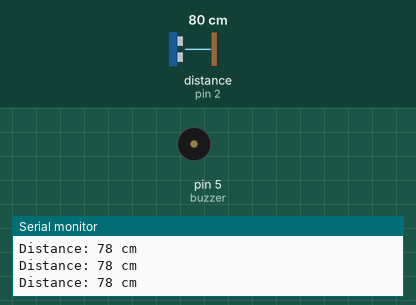
Recording of a sketch running on a simulated Arduino Uno, built with avr-gcc and run on an emulated ATmega328P. Shown: buzzer (waves = sounding, pin HIGH), the last lines printed to the serial monitor. Wiring (inferred from the names in the program): ultrasonic range finder: trigger pin 3; echo pin 2. The inputs (shaded band) are chosen by the test bench; at power-on: distance to the obstacle (sensor on pin 2) 80 cm. The echo pulse lasts 58.3 µs per cm; pins used as bus, display or sensor lines are not drawn.

Above: at 1.2 s.
1.3 s: distance to the obstacle (sensor on pin 2) set to 68 cm
At 2.5 s:
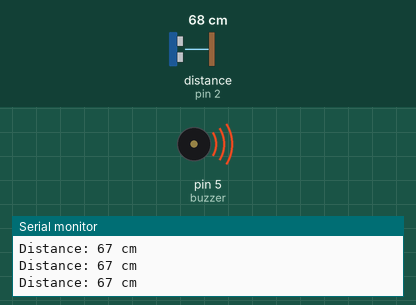
2.8 s: distance to the obstacle (sensor on pin 2) set to 73 cm
At 4.3 s:
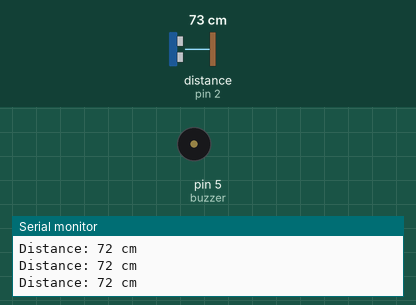
5.8 s: distance to the obstacle (sensor on pin 2) set to 18 cm
At 6.8 s:
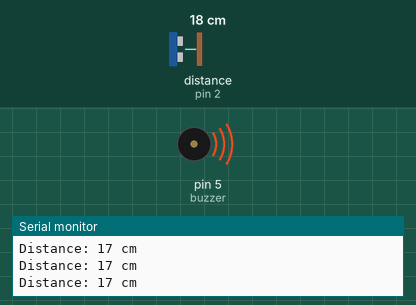
Timing chart, 0 to 8.8 s (numbered marks = the images above; inputs shaded):
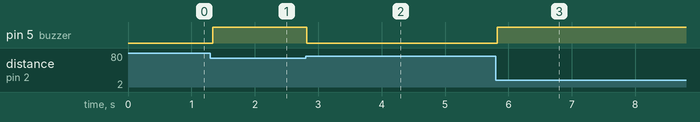

The sketch:

ESP8266_DC_Motor_Web_Server.ino
```cpp
// defines pins numbers
const int trigPin = 3;
const int echoPin = 2;
const int buzzer = 5;

// defines variables
long duration;
int distance;
int safetyDistance;

void setup() {
  pinMode(trigPin, OUTPUT); // Sets the trigPin as an Output
  pinMode(echoPin, INPUT); // Sets the echoPin as an Input
  pinMode(buzzer, OUTPUT);
  Serial.begin(9600); // Starts the serial communication
}

void loop() {
  // Clears the trigPin
  digitalWrite(trigPin, LOW);
  delayMicroseconds(2);

  // Sets the trigPin on HIGH state for 10 micro seconds
  digitalWrite(trigPin, HIGH);
  delayMicroseconds(10);
  digitalWrite(trigPin, LOW);

  // Reads the echoPin, returns the sound wave travel time in microseconds
  duration = pulseIn(echoPin, HIGH);

  // Check if the duration is zero
  if (duration == 0) {
    Serial.println("No echo received");
    return;
  }

  // Calculating the distance
  distance = duration * 0.034 / 2;

  // Prints the distance on the Serial Monitor
  Serial.print("Distance: ");
  Serial.print(distance);
  Serial.println(" cm");

  // Check if the distance is within the safety range
  safetyDistance = distance;
  if (safetyDistance <= 70) {
    digitalWrite(buzzer, HIGH); // Turn on the buzzer
  } else {
    digitalWrite(buzzer, LOW); // Turn off the buzzer
  }
}
```

Measured:
- the behaviour switches between 72 and 71 cm on distance to the obstacle (sensor on pin 2) (found by bisection; images 0 and 1)
- after the input at 1.3 s, pin 5 (buzzer): LOW → HIGH at once
- after the input at 2.8 s, pin 5 (buzzer): HIGH → LOW at once
- after the input at 5.8 s, pin 5 (buzzer): LOW → HIGH at once
